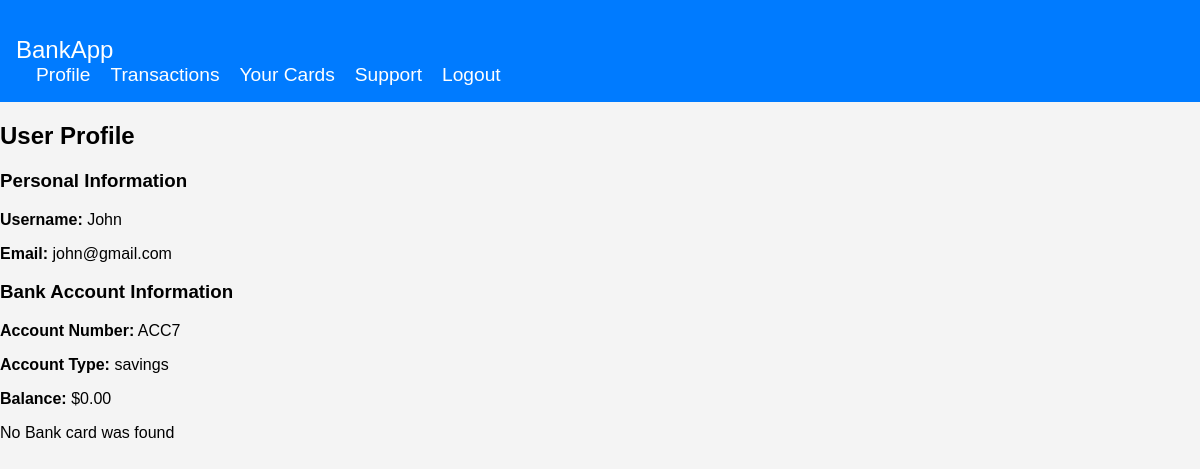
Page /profile (signed in) on the earlier database version.
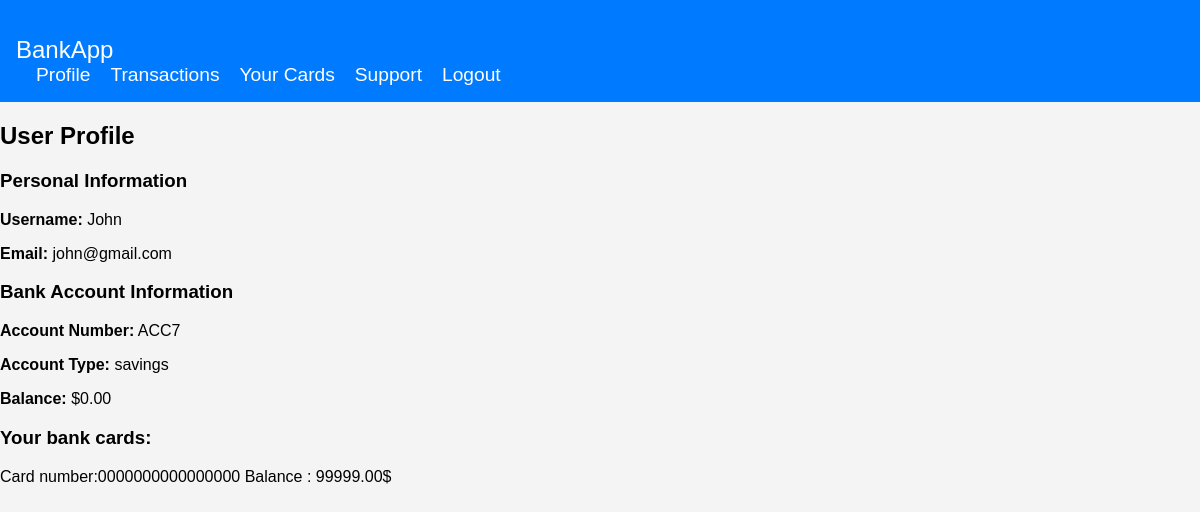
Same page on the later database version.
### main/models.py (models this page shows, shortened)
class BankAccount(models.Model):
    ACCOUNT_TYPES = [
        ('savings', 'Savings'),
        ('checking', 'Checking'),
    ]
    user = models.OneToOneField(User,on_delete=models.CASCADE)
    account_number = models.CharField(max_length=20,unique=True)
    balance = models.DecimalField(max_digits=15, decimal_places=2,default=0.0)
    account_type = models.CharField(max_length=15,choices=ACCOUNT_TYPES)
    data_created = models.DateTimeField(auto_now_add=True)

class BankCard(models.Model):
    card_number = models.CharField(max_length=16,unique=True)
    balance = models.DecimalField(max_digits=15, decimal_places=2,default=0.0)
    owner = models.ForeignKey(BankAccount, on_delete=models.CASCADE)

### main/views.py (the view)
# urls.py: path('profile',views.profile, name= 'profile-page'),
@login_required
def profile(request):
    user = request.user
    try:
        bank_account = BankAccount.objects.get(user=user)
        bank_cards = BankCard.objects.filter(owner = bank_account)
    except BankAccount.DoesNotExist:
        bank_account = None
    return render(request,'main/profile.html',{'user':user, 'bank_account':bank_account,'bank_cards':bank_cards})

### main/templates/main/profile.html (shortened to what this page needs)
{% extends "main/base_auth.html" %}
{% load static %}
{% block content %}
<div class="profile-container">
    <h2>User Profile</h2>
    <div class="user-info">
        <h3>Personal Information</h3>
        <p><strong>Username:</strong> {{ user.username }}</p>
        <p><strong>Email:</strong> {{ user.email }}</p>
    </div>
    {% if bank_account %}
    <div class="bank-info">
        <h3>Bank Account Information</h3>
        <p><strong>Account Number:</strong> {{ bank_account.account_number }}</p>
        <p><strong>Account Type:</strong> {{ bank_account.account_type }}</p>
        <p><strong>Balance:</strong> ${{ bank_account.balance }}</p>
    </div>
    {% else %}
    <p>No bank account found for this user.</p>
    {% endif %}
    {% if bank_cards %}
    <h3>Your bank cards:</h3>
    {% for card in bank_cards %}
    <p>Card number:{{card.card_number}}  Balance : {{card.balance}}$</p>
    {% endfor %}
    {% else %}
    <p>No Bank card was found</p>
    {% endif %}
</div>
{% endblock %}

### main/templates/main/base_auth.html (shortened to what this page needs)
{% load static %}
<!DOCTYPE html>
<html lang="en">
<head>
    <link rel="stylesheet" href="{% static 'css/style_auth.css' %}">
</head>
<body>
    <nav class="navbar">
        <div class="container">
            <a href="{% url 'main-page' %}" class="navbar-brand">BankApp</a>
            <ul class="nav">
                <li class="nav-item">
                    <a class="nav-link" href={% url "profile-page" %}>Profile</a>
                </li>
                <li class="nav-item">
                    <a class="nav-link" href="#">Transactions</a>
                </li>
                <li class="nav-item">
                    <a class="nav-link" href={% url "bank-cards-page" %}>Your Cards</a>
                </li>
                <li class="nav-item">
                    <a class="nav-link" href={% url "support-page" %}>Support</a>
                </li>
                <li class="nav-item">
                    <a class="nav-link" href="{% url 'logout-page' %}">Logout</a>
                </li>
            </ul>
        </div>
    </nav>
    <div class="container">
        {% block content %}
        {% endblock %}
    </div>
</body>
</html>

### main/static/css/style_auth.css (style rules this page uses)
body { font-family: Arial, sans-serif; background-color: #f4f4f4; margin: 0; padding: 0; }
.navbar { background-color: #007bff; padding: 1rem; color: white; }
.container { width: 100%; max-width: 1200px; margin: 0 auto; }
.navbar-brand { color: white; font-size: 1.5rem; text-decoration: none; }
.nav { list-style: none; margin: 0; padding: 0; display: flex; }
.nav-item { margin-left: 20px; }
.nav-link { color: white; text-decoration: none; font-size: 1.2rem; }
.container { margin-top: 20px; }

Differences in the rows shown:
added BankCard: card_number "0000000000000000", balance "99999.00"
Other differences:
text no longer shown: "No Bank card was found"
text now shown: "Your bank cards:"
